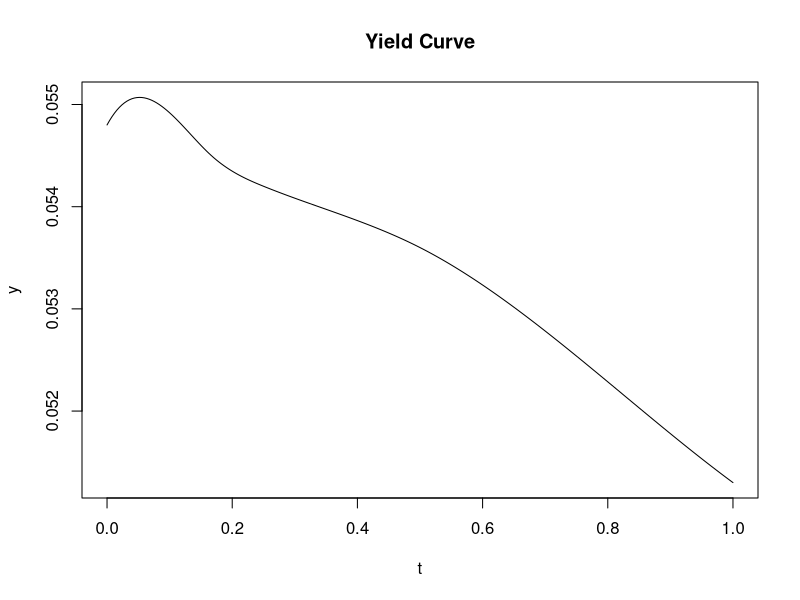
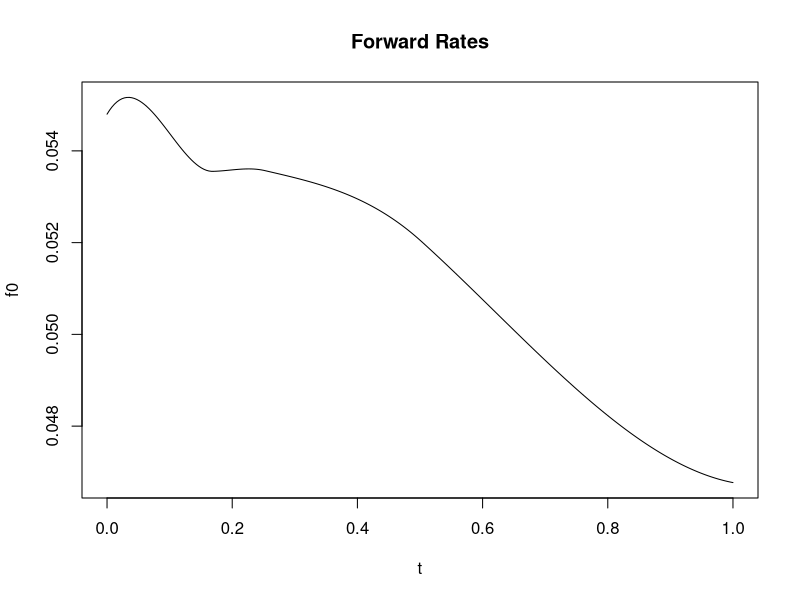
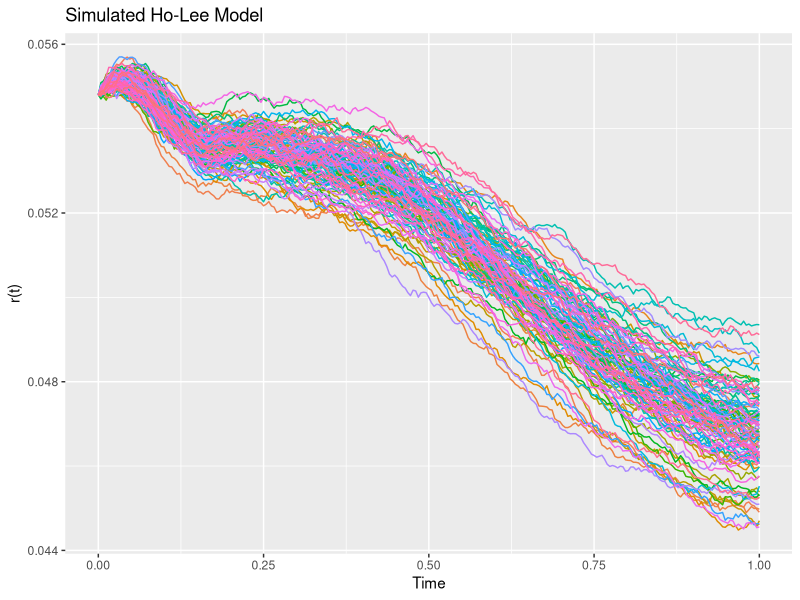

Recreate these plots in R, in order.
rm(list=ls())

library("pracma")
library("reshape")
library("ggplot2")

t.plot <- 1
nStep <- 252
t <- seq(0,t.plot,length=nStep+1)
d <- nStep/t.plot

rates <- c(5.48,5.50,5.45,5.42,5.36,5.13,4.88,4.70,4.54,4.53,4.50,4.73,4.61)/100
times <- c(0,1/12,1/6,0.25,0.5,1,2,3,5,7,10,20,30)

#interpolate
y <- interp1(x=times, y=rates, xi = t, method = "spline")
plot(y=y,x=t,type="l",main="Yield Curve")

r.day <- (1 + y)^(1/d) - 1

f0.day <- rep(NA,length(y))
f0.day[1] <- r.day[1]

for (i in 2:length(y)){
    f0.day[i] <- (1 + r.day[i])^(i)/(1 + r.day[i-1])^(i-1) - 1
}

#convert forward rates to annual rates
f0 <- (1 + f0.day)^d - 1
plot(y=f0,x=t,type="l",main="Forward Rates")

#simulation
M <- 100
N <- nStep
r <- matrix(NA,ncol=N+1,nrow=M)
r[,1] <- f0[1]
sigma <- 0.001 # volatility of interest rates

for (i in 1:N){
    Z <- rnorm(M)
    r[,i+1] <- r[,i] +
        (f0[i+1] - f0[i]) +
        sigma*sigma/2*(t[i+1]^2 - t[i]^2) +
        sigma*sqrt(t[i+1] - t[i])*Z
}

rates <- as.data.frame(t(r))
rates$t <- t
names(rates)

df.plot <- melt(rates,id.vars = "t")

p <- ggplot(data = df.plot, aes(x = t, y = value, color = variable)) +
    geom_line() + guides(fill=FALSE, color=FALSE)

p <- p + labs(x = "Time", y ="r(t)",title="Simulated Ho-Lee Model")
print(p)
